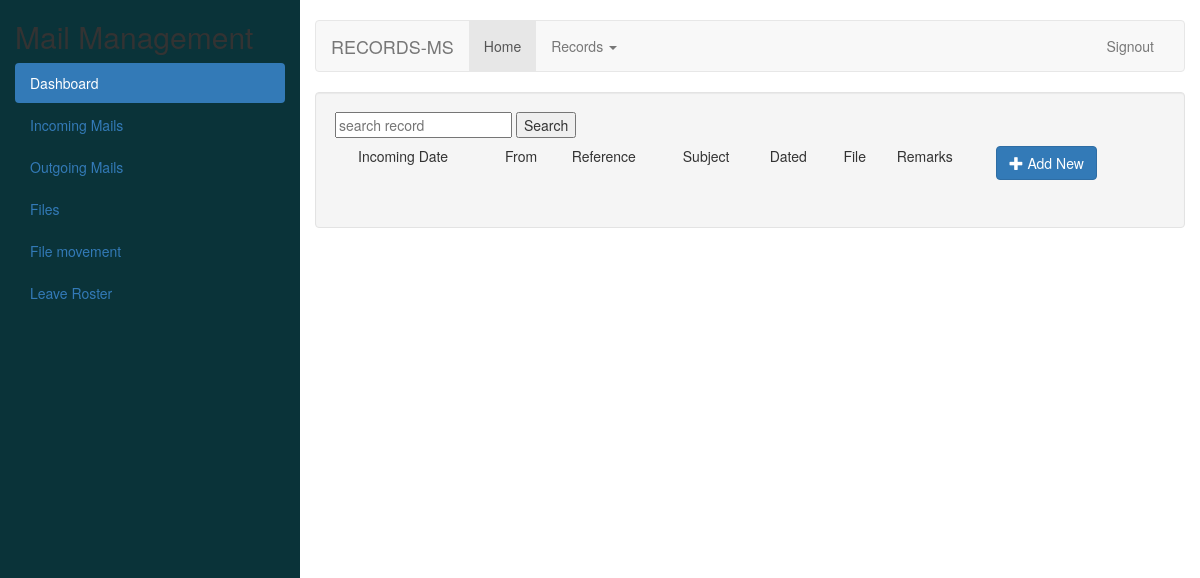
Page /incominglist/ on the earlier database version.
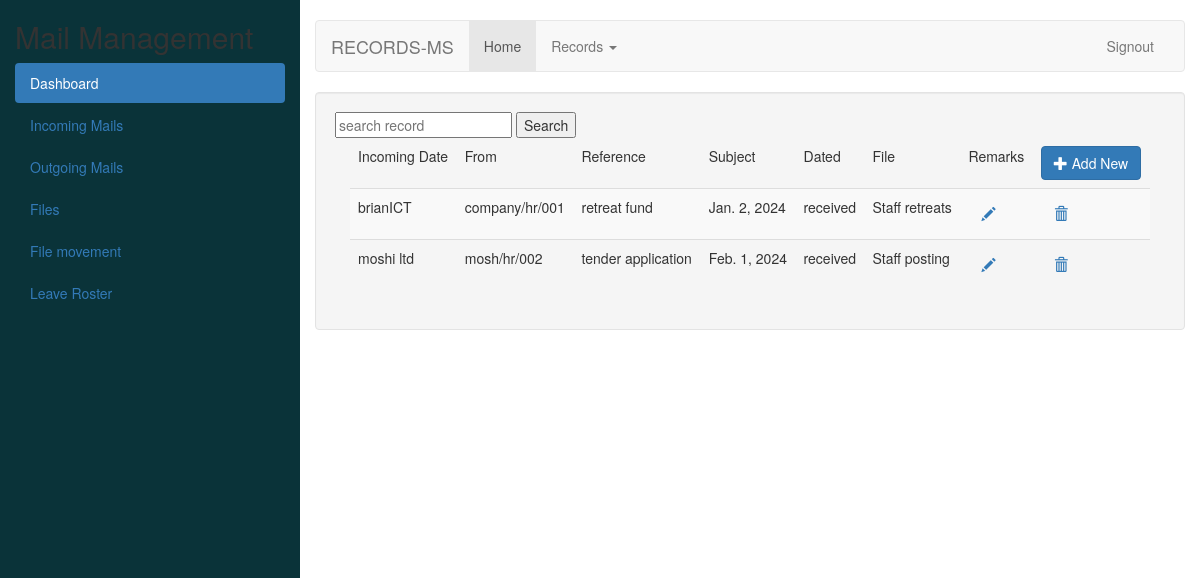
Same page on the later database version.
### recApp/models.py (models this page shows)
class TrackingModel(models.Model):
    created_at = models.DateTimeField(_("created at"), auto_now_add=True)
    updated_at = models.DateTimeField(_("updated at"), auto_now=True)
    class Meta:
        abstract = True

class BaseMailRecord(models.Model):
    sender = models.CharField(_("name of the sender"), max_length=156)
    ref_number = models.CharField(_("reference number"), max_length=156)
    description = models.TextField(_("description"), null=True, blank=True)
    class Meta:
        abstract = True

class IncomingMail(TrackingModel, BaseMailRecord):
    address_date = models.DateField(_("address date"), blank=True, null=True)
    remarks = models.TextField(_("remarks"), blank=True, null=True)
    file = models.ForeignKey(BaseAttachments, on_delete = models.CASCADE, to_field ='name')
    class Meta:
        verbose_name_plural = "Incoming Mails"
        ordering = ["-id"]

class BaseAttachments(models.Model):
    name = models.CharField(_("attachment name"), max_length=156, unique=True )
    category = models.CharField(_("attachment category"), max_length=156)
    ref_number = models.CharField(_("reference number"), max_length=156)
    def __str__(self):
        return self.name

### recApp/views.py (the view)
# urls.py: path('incominglist/', views.records_list, name="view_mails"),
def records_list(request):
    if 'q' in request.GET:
        q= request.GET['q']
        multiple_q = Q(Q(sender__icontains = q) | Q(subject__icontains = q))
        records = IncomingMail.objects.filter(multiple_q)
    else:
        records = IncomingMail.objects.all()
    context = {'records': records}
    return render(request, 'records/mailslist.html', context)

### recApp/templates/records/mailslist.html (shortened to what this page needs)
{% extends 'records/base.html' %}
{% block content %}
<form method="get" action="" autocomplete="off">
    <input type="text", name="q", placeholder="search record">
    <button type="submit">Search</button>
</form>
<div class="container-fluid">
<table class="table table-striped">
    <thead class="border-bottom font-weight-bold">
        <tr>
            <td>Incoming Date</td>
            <td>From</td>
            <td>Reference</td>
            <td>Subject</td>
            <td>Dated</td>
            <td>File</td>
            <td>Remarks</td>
            <td>
                <a href="{% url 'insert' %}" >
                    <button type="button" class="btn btn-primary"><i class="glyphicon glyphicon-plus" aria-hidden="true"></i> Add New</button>
                </a>
            </td>
        </tr>
    </thead>
    <tbody>
        {% for record in records %}
            <tr>
                <td>{{record.sender}}</td>
                <td>{{record.ref_number}}</td>
                <td>{{record.description}}</td>
                <td>{{record.address_date}}</td>
                <td>{{record.remarks}}</td>
                <td>{{record.file}}</td>
                <td>
                    <a href="{% url 'update' record.id %}" class="btn text-secondary px-0">
                        <i class="glyphicon glyphicon-pencil" aria-hidden="true"></i>
                    </a>
                </td>
                <td>
                    <a href="{% url 'delete' record.id %}" class="btn text-secondary px-0">
                        <i class="glyphicon glyphicon-trash" aria-hidden="true"></i>
                    </a>
                </td>
            </tr>
        {% endfor %}
    </tbody>
</table>
</div>
{% endblock content %}

### recApp/templates/records/base.html (shortened to what this page needs)
{% load static %}
<!DOCTYPE html>
<html lang="en">
<head>
  <link rel="stylesheet" href="https://maxcdn.bootstrapcdn.com/bootstrap/3.4.1/css/bootstrap.min.css">
  <link rel="stylesheet" href="{% static 'records/styles.css' %}">
</head>
<body>
<div class="container-fluid">
  <div class="row content">
    <div class="col-sm-3 sidenav hidden-xs">
      <h2>Mail Management</h2>
      <ul class="nav nav-pills nav-stacked">
        <li class="active"><a href="#section1">Dashboard</a></li>
        <li><a href="{% url 'view_mails'%}">Incoming Mails</a></li>
        <li><a href="{% url 'outgoing_list'%}">Outgoing Mails</a></li>
        <li><a href="{% url 'view_files'%}">Files</a></li>
        <li><a href="#section3">File movement</a></li>
        <li><a href="#section3">Leave Roster</a></li>
      </ul><br>
    </div>
    <br>
    <div class="col-sm-9">
      <nav class="navbar navbar-default">
        <div class="container-fluid">
          <div class="navbar-header">
            <a class="navbar-brand" href="#">RECORDS-MS</a>
          </div>
          <div class="collapse navbar-collapse" id="bs-example-navbar-collapse-1">
            <ul class="nav navbar-nav">
              <li class="active"><a href="{% url 'home'%}">Home <span class="sr-only">(current)</span></a></li>
              <li class="dropdown">
                <a href="#" class="dropdown-toggle" data-toggle="dropdown" role="button" aria-haspopup="true" aria-expanded="false">Records <span class="caret"></span></a>
              </li>
            </ul>
            <ul class="nav navbar-nav navbar-right">
              <li><a href="#">
              </a></li>
              <li><a href="{% url 'signout' %}">Signout</a></li>
            </ul>
          </div>
        </div>
      </nav>
    </div>
    <div class="col-sm-9">
      <div class="row">
        <div class="col-sm-12">
          <div class="well">
            {% block content%}
            {% endblock content %}
          </div>
        </div>
      </div>
    </div>
  </div>
</div>
</body>
</html>

### recApp/static/records/styles.css (style rules this page uses)
.row.content { height: 550px }
.sidenav { background-color: #0a3339; height: 800px; }

Differences in the rows shown:
added IncomingMail: sender "brianICT", ref_number "company/hr/001", description "retreat fund", address_date "Jan. 2, 2024", remarks "received", file "Staff retreats"
added IncomingMail: sender "moshi ltd", ref_number "mosh/hr/002", description "tender application", address_date "Feb. 1, 2024", remarks "received", file "Staff posting"
